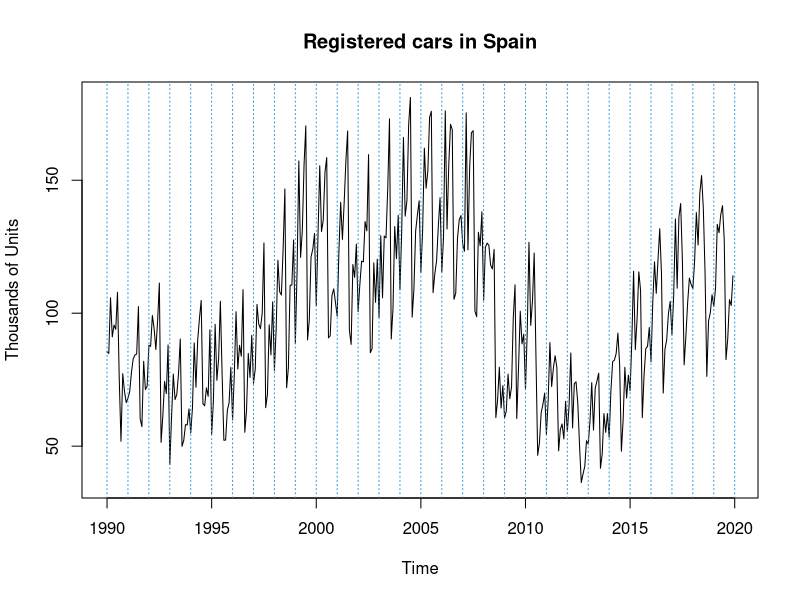
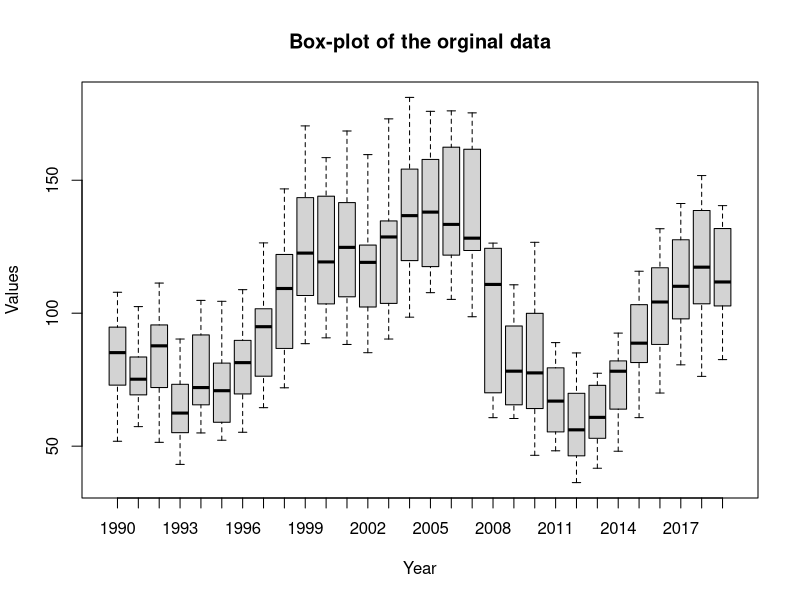
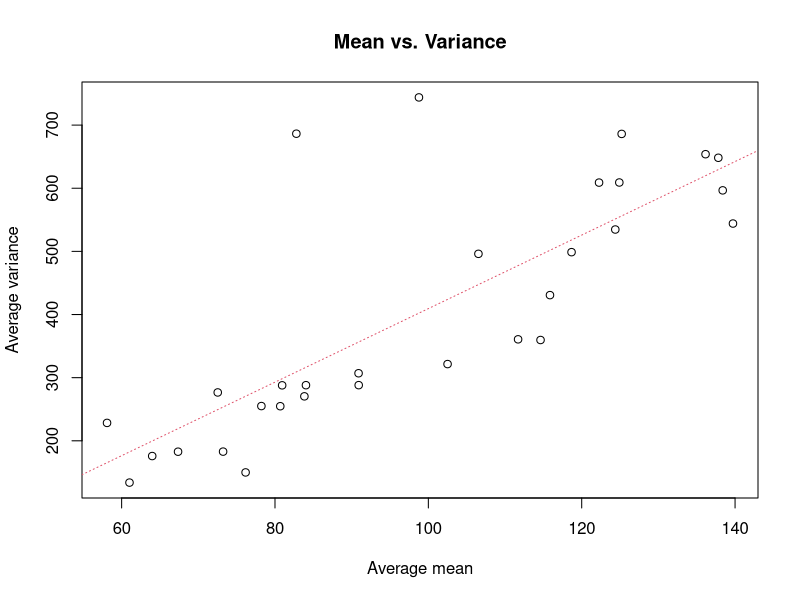
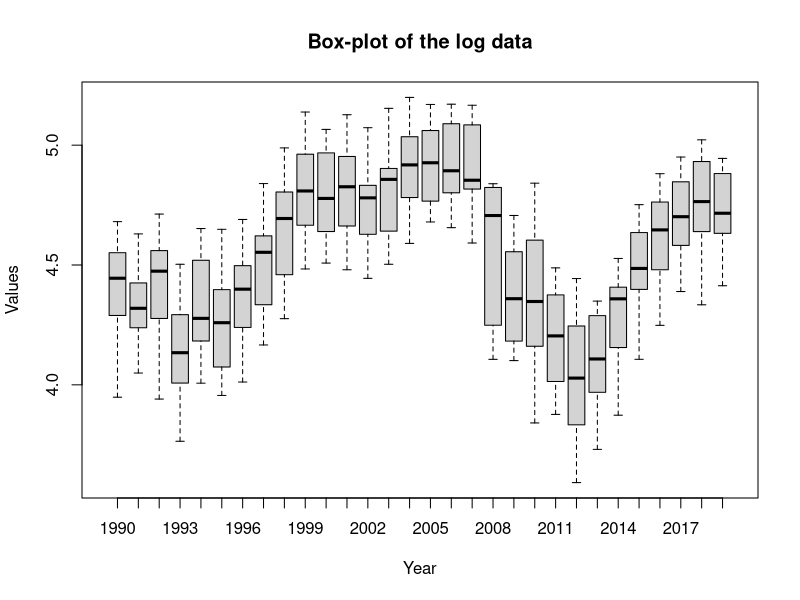
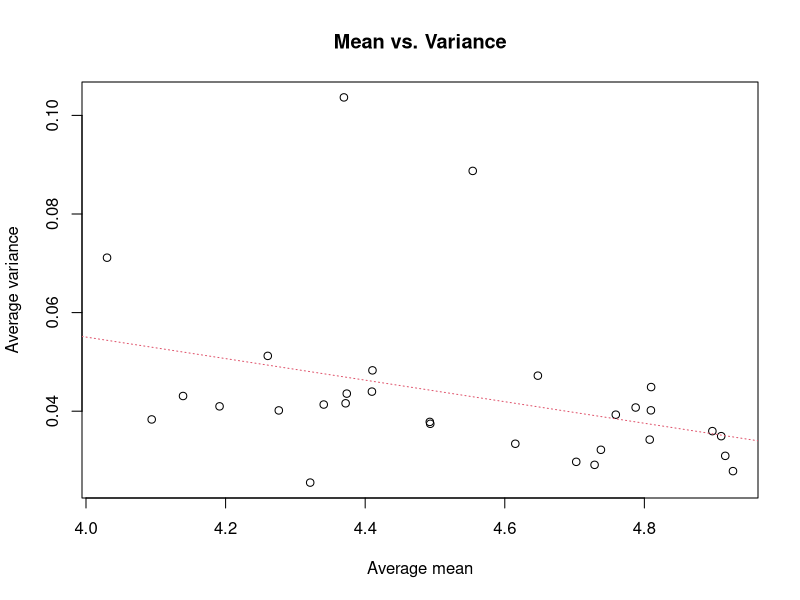
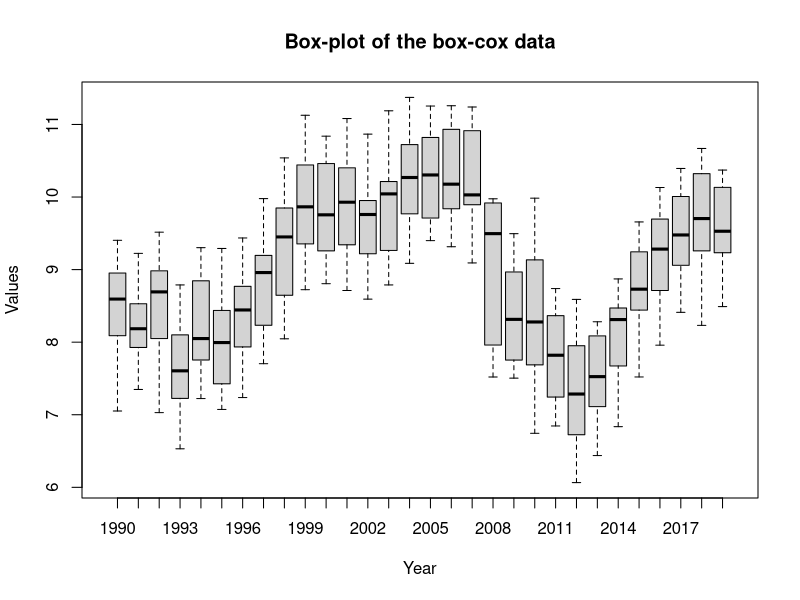
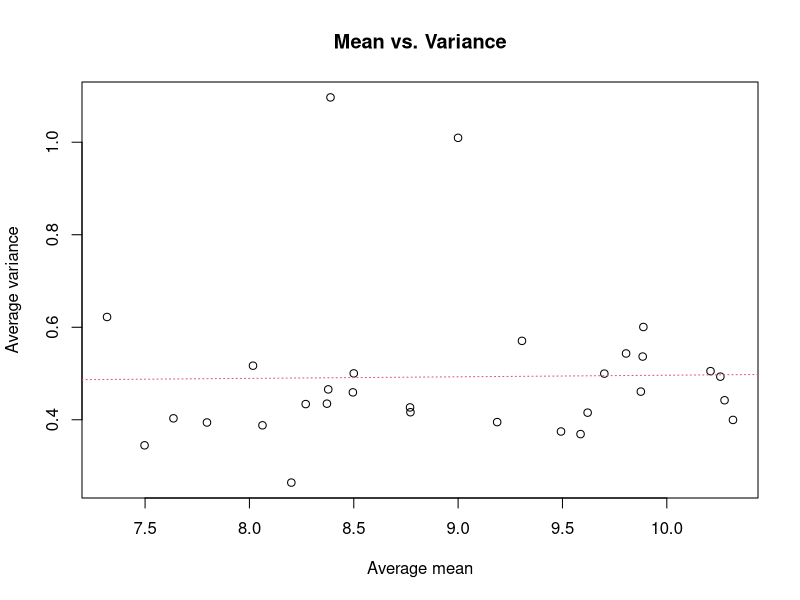
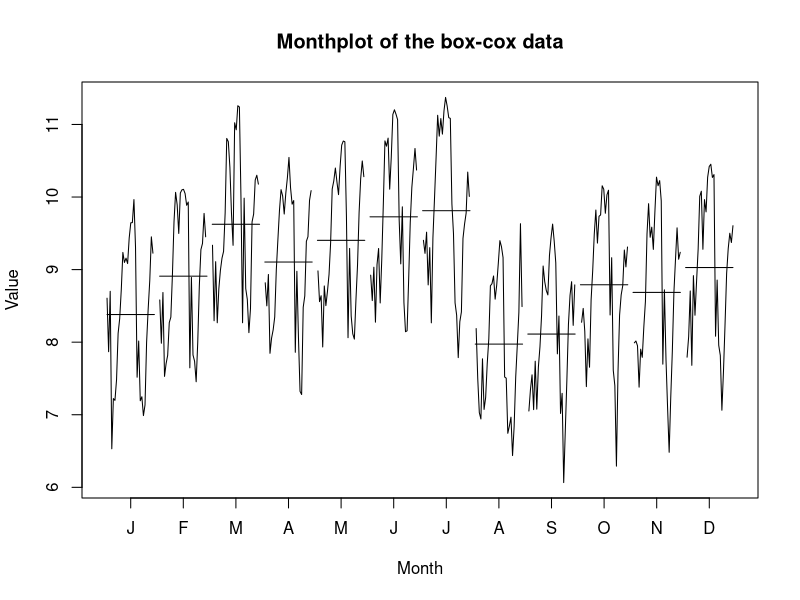

Reproduce these figures in R, in order.
## ---- chunk 1
library(zoo)
## ---- chunk 2
serie <- ts(read.table("TurMatric.dat") / 1000, start = 1990, freq = 12)
plot(serie, main = "Registered cars in Spain", ylab = "Thousands of Units")
abline(v = 1990 : 2020, lty = 3, col = 4)
## ---- chunk 3
# Create the box-plot and mean ~ variance plot of the original data
boxplot(serie ~ floor(time(serie)), xlab = "Year", ylab = "Values",
        main = "Box-plot of the orginal data")
m <- apply(matrix(serie, nr=12), 2, mean)
v <- apply(matrix(serie, nr=12), 2, var)
plot(v~m, xlab = "Average mean", ylab = "Average variance", main = "Mean vs. Variance")
abline(lm(v~m),col=2,lty=3)
## ---- chunk 4
# Apply the logarithm to the data
lnserie <- log(serie)

# Create the box-plot and mean ~ variance plot of the log data
boxplot(lnserie ~ floor(time(lnserie)), xlab = "Year", ylab = "Values",
        main = "Box-plot of the log data")
m <- apply(matrix(lnserie, nr=12), 2, mean)
v <- apply(matrix(lnserie, nr=12), 2, var)
plot(v~m, xlab = "Average mean", ylab = "Average variance", main = "Mean vs. Variance")
abline(lm(v~m),col=2,lty=3)
## ---- chunk 5
# Apply box-cox transformation to data
lambda <- 0.27
box_cox_serie <- (serie^lambda - 1) / lambda

# Create the box-plot and mean ~ variance plot of the transformed data
boxplot(box_cox_serie ~ floor(time(lnserie)), xlab = "Year", ylab = "Values",
        main = "Box-plot of the box-cox data")
m <- apply(matrix(box_cox_serie, nr=12), 2, mean)
v <- apply(matrix(box_cox_serie, nr=12), 2, var)
plot(v~m, xlab = "Average mean", ylab = "Average variance", main = "Mean vs. Variance")
abline(lm(v~m),col=2,lty=3)
## ---- chunk 6
monthplot(box_cox_serie, main = "Monthplot of the box-cox data", xlab = "Month", ylab = "Value")
ts.plot(matrix(box_cox_serie, nrow = 12), col = 1:8, xlab = "Month", ylab = "Value",
        main = "Yearly data")
## ---- chunk 7
# Apply the seasonal difference
d12_box_cox_serie <- diff(box_cox_serie, 12)
plot(d12_box_cox_serie, main = "Seasonal adjusted box-cox data", ylab = "Value")
abline(h = 0)

monthplot(d12_box_cox_serie, xlab = "Month", ylab = "Value",
          main = "Monthplot of the seasonal adjusted box-cox data")
ts.plot(matrix(d12_box_cox_serie, nrow = 12), col = 1:8, xlab = "Month", ylab = "Value",
        main = "Yearly data")
## ---- chunk 8
rolling_mean <- rollmean(d12_box_cox_serie, k = 36, fill = NA)
plot(d12_box_cox_serie, main = "Rolling mean for seasonal adjusted box-cox data", ylab = "Values", xlab = "Time")
lines(rolling_mean, col = "red", lwd = 2)
## ---- chunk 9
# First regular difference applied to the data
d1_d12_box_cox_serie <- diff(d12_box_cox_serie)
rolling_mean <- rollmean(d1_d12_box_cox_serie, k = 36, fill = NA)
plot(d1_d12_box_cox_serie, main = "Rolling mean for seasonal adjusted box-cox data", ylab = "Values", xlab = "Time")
lines(rolling_mean, col = "red", lwd = 2)
## ---- chunk 10
var(d12_box_cox_serie)
var(d1_d12_box_cox_serie)
var(diff(d1_d12_box_cox_serie))
## ---- chunk 11
par(mfrow=c(1,2))
acf(d1_d12_box_cox_serie, ylim = c(-1, 1), col = c(2, rep(1, 11)), lwd = 2,
    lag.max = 60, main = "ACF", ylab = "Value")
pacf(d1_d12_box_cox_serie, ylim = c(-1, 1), col = c(rep(1, 11), 2), lwd = 2,
     lag.max = 60, main = "PACF", ylab = "Value")
par(mfrow=c(1,1))
## ---- chunk 12
#Model 1: ARIMA(2, 1, 0)(1, 1, 0)[12]
(model1 <- arima(d1_d12_box_cox_serie, order = c(2, 1, 0),
               seasonal = list(order = c(1, 1, 0), period = 12)))
cat("\nT-ratios:",round(model1$coef/sqrt(diag(model1$var.coef)),2))
cat("\nSignificant?:",abs(model1$coef/sqrt(diag(model1$var.coef)))>2)
## ---- chunk 13
#Model 2: ARIMA(0, 1, 1)(1, 1, 0)[12]
(model2 <- arima(d1_d12_box_cox_serie, order = c(0, 1, 1),
               seasonal = list(order = c(1, 1, 0), period = 12)))
cat("\nT-ratios:",round(model2$coef/sqrt(diag(model2$var.coef)),2))
cat("\nSignificant?:",abs(model2$coef/sqrt(diag(model2$var.coef)))>2)

#Model 3: ARMA(1, 1, 1)(1, 1, 0)[12]
(model3 <- arima(d1_d12_box_cox_serie, order = c(1, 1, 1),
               seasonal = list(order = c(1, 1, 0), period = 12)))
cat("\nT-ratios:",round(model3$coef/sqrt(diag(model3$var.coef)),2))
cat("\nSignificant?:",abs(model3$coef/sqrt(diag(model3$var.coef)))>2)

#Model 4: ARIMA(2, 1, 0)(0, 1, 1)[12]
(model4 <- arima(d1_d12_box_cox_serie, order = c(2, 1, 0),
               seasonal = list(order = c(0, 1, 1), period = 12)))
cat("\nT-ratios:",round(model4$coef/sqrt(diag(model4$var.coef)),2))
cat("\nSignificant?:",abs(model4$coef/sqrt(diag(model4$var.coef)))>2)

#Model 5: ARIMA(0, 1, 1)(0, 1, 1)[12]
(model5 <- arima(d1_d12_box_cox_serie, order = c(0, 1, 1),
               seasonal = list(order = c(0, 1, 1), period = 12)))
cat("\nT-ratios:",round(model5$coef/sqrt(diag(model5$var.coef)),2))
cat("\nSignificant?:",abs(model5$coef/sqrt(diag(model5$var.coef)))>2)

#Model 6: ARMA(1, 1, 1)(0, 1, 1)[12]
(model6 <- arima(d1_d12_box_cox_serie, order = c(1, 1, 1),
               seasonal = list(order = c(0, 1, 1), period = 12)))
cat("\nT-ratios:",round(model6$coef/sqrt(diag(model6$var.coef)),2))
cat("\nSignificant?:",abs(model6$coef/sqrt(diag(model6$var.coef)))>2)
## ---- chunk 14
# Validation process in one function
validation = function(model) {

  s = frequency(get(model$series))
  resi = model$residuals
  par(mfrow = c(2, 2), mar = c(3, 3, 3, 3))

  # Residuals plot
  plot(resi, main = "Residuals")
  abline(h = 0)
  abline(h = c(-3 * sd(resi), 3 * sd(resi)), lty = 3, col = 4)

  # Square Root of absolute values of residuals (Homocedasticity)
  scatter.smooth(sqrt(abs(resi)), main = "Square Root of Absolute residuals",
                 lpars = list(col = 2))

  # Normal plot of residuals
  qqnorm(resi)
  qqline(resi, col = 2, lwd = 2)

  # Histogram of residuals with normal curve
  hist(resi, breaks = 20, freq = FALSE)
  curve(dnorm(x, mean = mean(resi), sd = sd(resi)), col = 2, add = T)

  # ACF & PACF of residuals
  par(mfrow = c(1, 2))
  acf(resi, ylim = c(-1, 1), lag.max = 60, col = c(2, rep(1, s - 1)), lwd = 2)
  pacf(resi, ylim = c(-1, 1), lag.max = 60, col = c(rep(1, s - 1), 2), lwd = 2)
  par(mfrow = c(1, 1))

  # Ljung-Box p-values
  par(mar = c(2, 2, 1, 1))
  tsdiag(model, gof.lag = 7 * s)
  cat("\n-------------------------------------------------------------------\n")
  print(model)

  # Stationary and invertible
  cat("\nModul of AR Characteristic polynomial Roots: ", 
      Mod(polyroot(c(1, -model$model$phi))), "\n")
  cat("\nModul of MA Characteristic polynomial Roots: ",
      Mod(polyroot(c(1, model$model$theta))), "\n")

  suppressMessages(require(forecast, quietly = TRUE, warn.conflicts = FALSE))
  plot(model)

  # Model expressed as an MA infinity (psi-weights)
  psis = ARMAtoMA(ar = model$model$phi, ma = model$model$theta, lag.max = 36)
  names(psis) = paste("psi", 1 : 36)
  cat("\nPsi-weights (MA(inf))\n")
  cat("\n---------------------\n")
  print(psis[1 : 24])

  # Model expressed as an AR infinity (pi-weights)
  pis = -ARMAtoMA(ar = -model$model$theta, ma = -model$model$phi, lag.max = 36)
  names(pis) = paste("pi", 1 : 36)
  cat("\nPi-weights (AR(inf))\n")
  cat("\n--------------------\n")
  print(pis[1 : 24])

  cat("\nDescriptive Statistics for the Residuals\n")
  cat("\n----------------------------------------\n") 

  suppressMessages(require(fBasics, quietly = TRUE, warn.conflicts = FALSE))

  # Anderson-Darling test
  print(basicStats(resi))

  # Add here complementary tests
  # ---------------------------------------------------------
  cat("\nNormality Tests\n")
  cat("\n---------------\n")

  # Shapiro-Wilk Normality test
  print(shapiro.test(resi))

  suppressMessages(require(nortest, quietly = TRUE, warn.conflicts = FALSE))

  # Anderson-Darling test
  print(ad.test(resi))

  suppressMessages(require(tseries, quietly = TRUE, warn.conflicts = FALSE))

  # Jarque-Bera test
  print(jarque.bera.test(resi))

  cat("\nHomoscedasticity Test\n")
  cat("\n---------------------\n")
  suppressMessages(require(lmtest, quietly = TRUE, warn.conflicts = FALSE))

  # Breusch-Pagan test
  obs = get(model$series)
  print(bptest(resi ~ I(obs - resi)))

  cat("\nIndependence Tests\n")
  cat("\n------------------\n")

  # Durbin-Watson test
  print(dwtest(resi ~ I(1 : length(resi))))
  
  # Ljung-Box test
  cat("\nLjung-Box test\n")
  print(t(apply(matrix(c(1 : 4, (1 : 4) * s)), 1, function(el) {
    te = Box.test(resi, type = "Ljung-Box", lag = el)
    c(lag = (te$parameter), statistic = te$statistic[[1]], p.value = te$p.value)})))
}
## ---- chunk 15
validation(model1)
## ---- chunk 16
# Validation of model 2-6
validation(model2)
validation(model3)
validation(model4)
validation(model5)
validation(model6)
## ---- chunk 17
#Model 7: ARIMA(0, 1, 12)(0, 1, 1)[12]
(model7 <- arima(d1_d12_box_cox_serie, order = c(0, 1, 12),
               seasonal = list(order = c(0, 1, 1), period = 12)))
cat("\nT-ratios:",round(model7$coef/sqrt(diag(model7$var.coef)),2))
cat("\nSignificant?:",abs(model7$coef/sqrt(diag(model7$var.coef)))>2)
## ---- chunk 18
#Model 8: ARMA(2, 1, 2)(0, 1, 1)[12]
(model8 <- arima(d1_d12_box_cox_serie, order = c(2, 1, 2),
               seasonal = list(order = c(0, 1, 1), period = 12)))
cat("\nT-ratios:",round(model8$coef/sqrt(diag(model8$var.coef)),2))
cat("\nSignificant?:",abs(model8$coef/sqrt(diag(model8$var.coef)))>2)
## ---- chunk 19
validation(model7)
## ---- chunk 20
validation(model8)
## ---- chunk 21
# Function to reverse the initial data transformation
reverse_transformation <- function(ts_data) {
  # Reverse regular difference
  recovered_seasonal_serie <- ts(c(d12_box_cox_serie[1], cumsum(ts_data) + d12_box_cox_serie[1]),
                       start = start(d12_box_cox_serie), frequency = 12)
  
  # Reverse seasonal difference
  recovered_box_cox_serie <- numeric(length(recovered_seasonal_serie)+ 12)
  recovered_box_cox_serie[1:12] <- box_cox_serie[1:12]
  for (i in (12 + 1):length(recovered_box_cox_serie)) {
    recovered_box_cox_serie[i] <- recovered_seasonal_serie[i - 12] + recovered_box_cox_serie[i - 12]
  }
  recovered_box_cox_serie <- ts(recovered_box_cox_serie, start = start(box_cox_serie), frequency = 12)
  
  # Reverse Box-Cox transformation
  recovered_serie <- (recovered_box_cox_serie * lambda + 1)^(1 / lambda)
  
  return(recovered_serie)
}
## ---- chunk 22
ultim <- c(2018, 12)

# Split the data
serie1 <- window(d1_d12_box_cox_serie, end=ultim+c(1,0))
serie2 <- window(d1_d12_box_cox_serie, end=ultim)

# Use parameters of model 7
pdq <- c(0,1,12)
PDQ <- c(0,1,1)
(model7B=arima(serie2,order=pdq,seasonal=list(order=PDQ,period=12)))
pred=predict(model7B, n.ahead=12)

model7B_pr <- ts(c(serie2,pred$pred),start=start(serie2),freq=12)
model7B_tl <- ts(c(serie2,pred$pred-1.96*pred$se),start=start(serie2),freq=12)
model7B_tu <- ts(c(serie2,pred$pred+1.96*pred$se),start=start(serie2),freq=12)

pr <- reverse_transformation(model7B_pr)
tl <- reverse_transformation(model7B_tl)
tu <- reverse_transformation(model7B_tu)
## ---- chunk 23
ts.plot(serie,tail(tl, 12),tail(tu, 12),tail(pr, 12),lty=c(1,2,2,1),
        col=c(1,4,4,2),xlim=ultim[1]+c(-1,+2),type="o",
        main="Prediction with confidence intervals")
abline(v=(ultim[1]-2):(ultim[1]+2),lty=3,col=4)
ts.plot(serie,tail(pr, 12),lty=c(1,1),
        col=c(1,2),xlim=ultim[1]+c(-1,+2),type="o",
        main="Prediction without confidence intervals")
abline(v=(ultim[1]-2):(ultim[1]+2),lty=3,col=4)
## ---- chunk 24
obs <- window(serie,start=ultim+c(0,1))
pr <- window(pr,start=ultim+c(0,1))
ts(data.frame(LowLim=tail(tl,12),Predic=pr,UpperLim=tail(tu,12),Observ=obs,Error=obs-pr,PercentError=(obs-pr)/obs),start=ultim+c(0,1),freq=12)
mod.RMSE1=sqrt(sum((obs-pr)^2)/12)
mod.MAE1=sum(abs(obs-pr))/12
mod.RMSPE1=sqrt(sum(((obs-pr)/obs)^2)/12)
mod.MAPE1=sum(abs(obs-pr)/obs)/12
mCI1 <- mean(tu-tl)
## ---- chunk 25
# Use parameters of model 8
pdq <- c(2,1,2)
PDQ <- c(0,1,1)
(model8B=arima(serie2,order=pdq,seasonal=list(order=PDQ,period=12)))
pred=predict(model8B, n.ahead=12)

model8B_pr <- ts(c(serie2,pred$pred),start=start(serie2),freq=12)
model8B_tl <- ts(c(serie2,pred$pred-1.96*pred$se),start=start(serie2),freq=12)
model8B_tu <- ts(c(serie2,pred$pred+1.96*pred$se),start=start(serie2),freq=12)

pr <- reverse_transformation(model8B_pr)
tl <- reverse_transformation(model8B_tl)
tu <- reverse_transformation(model8B_tu)
## ---- chunk 26
ts.plot(serie,tail(tl, 12),tail(tu, 12),tail(pr, 12),lty=c(1,2,2,1),
        col=c(1,4,4,2),xlim=ultim[1]+c(-1,+2),type="o",
        main="Prediction with confidence intervals")
abline(v=(ultim[1]-2):(ultim[1]+2),lty=3,col=4)
ts.plot(serie,tail(pr, 12),lty=c(1,1),
        col=c(1,2),xlim=ultim[1]+c(-1,+2),type="o",
        main="Prediction without confidence intervals")
abline(v=(ultim[1]-2):(ultim[1]+2),lty=3,col=4)
## ---- chunk 27
obs <- window(serie,start=ultim+c(0,1))
pr <- window(pr,start=ultim+c(0,1))
ts(data.frame(LowLim=tail(tl,12),Predic=pr,UpperLim=tail(tu,12),Observ=obs,Error=obs-pr,PercentError=(obs-pr)/obs),start=ultim+c(0,1),freq=12)
mod.RMSE2=sqrt(sum((obs-pr)^2)/12)
mod.MAE2=sum(abs(obs-pr))/12
mod.RMSPE2=sqrt(sum(((obs-pr)/obs)^2)/12)
mod.MAPE2=sum(abs(obs-pr)/obs)/12
mCI2 <- mean(tu-tl)
## ---- chunk 28
result <- data.frame(
  par=c(length(coef(model7)),length(coef(model8))),
  Sigma2Z=c(model7$sigma2,model8$sigma2),
  AIC=c(AIC(model7),AIC(model8)),
  BIC=c(BIC(model7),BIC(model8)),
  RMSE=c(mod.RMSE1,mod.RMSE2),
  MAE=c(mod.MAE1,mod.MAE2),
  RMSPE=c(mod.RMSPE1,mod.RMSPE2),
  MAPE=c(mod.MAPE1,mod.MAPE2),
  meanLength=c(mCI1,mCI2)
  )
row.names(result)=c("ARIMA(0,1,12)(0,1,1)12","ARMA(2,1,2)(0,1,1)12")
result
## ---- chunk 29
pred=predict(model7, n.ahead=12)

model7_pr <- ts(c(serie1,pred$pred),start=start(serie1),freq=12)
model7_tl <- ts(c(serie1,pred$pred-1.96*pred$se),start=start(serie1),freq=12)
model7_tu <- ts(c(serie1,pred$pred+1.96*pred$se),start=start(serie1),freq=12)

pr <- reverse_transformation(model7_pr)
tl <- reverse_transformation(model7_tl)
tu <- reverse_transformation(model7_tu)

ts.plot(serie,tail(tl, 13),tail(tu, 13),tail(pr, 13),lty=c(1,2,2,1),
        col=c(1,4,4,2),xlim=ultim[1]+c(-1,+3),type="o",
        main="Future predictions with conf. int.")
abline(v=(ultim[1]-1):(ultim[1]+3),lty=3,col=4)
ts.plot(serie,tail(pr, 13),lty=c(1,1),
        col=c(1,2),xlim=ultim[1]+c(-1,+3),type="o",
        main="Future predictions w.o. conf. int.")
abline(v=(ultim[1]-1):(ultim[1]+3),lty=3,col=4)
